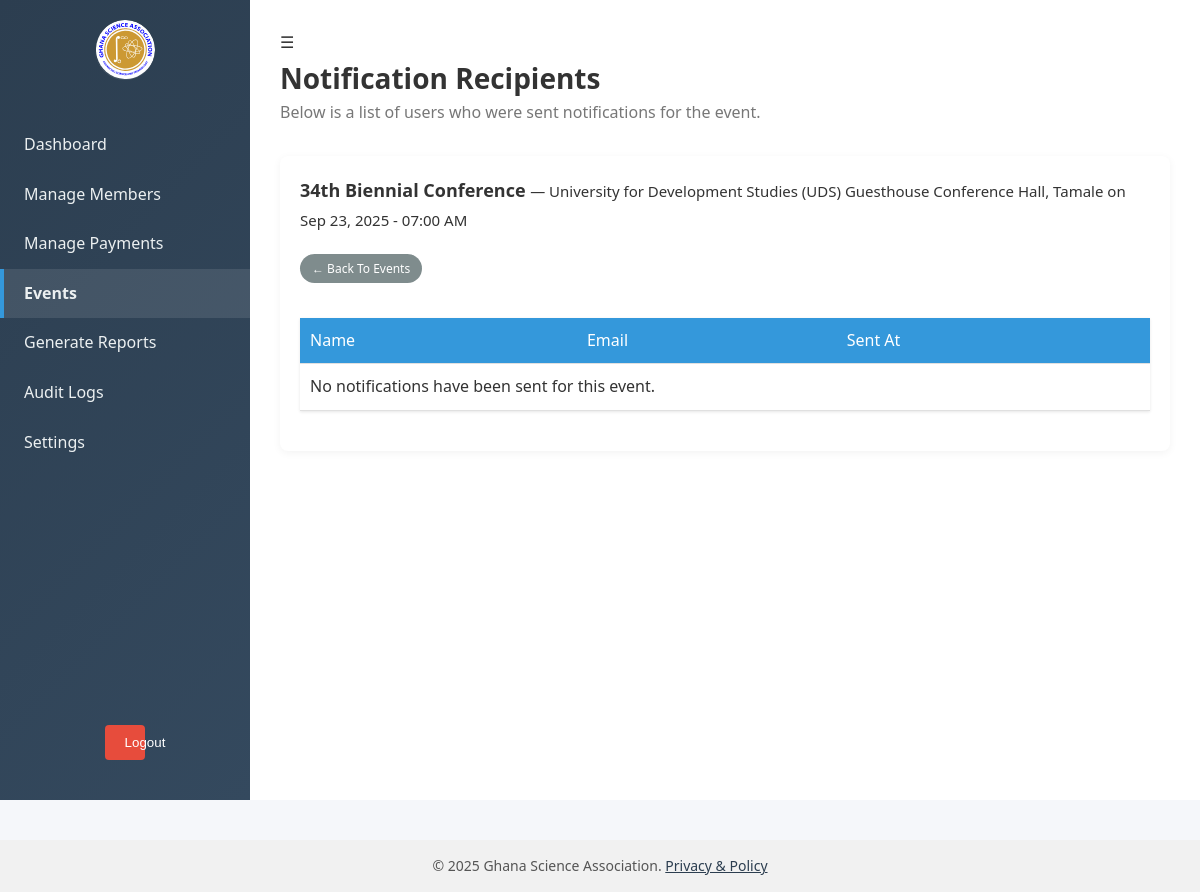
The page /dashboards/view_event_notifications.php?id=2 (signed in) on the database its author committed.
### tables this page shows
CREATE TABLE `events` (
  `id` int(11) NOT NULL,
  `name` varchar(100) DEFAULT NULL,
  `event_date` datetime DEFAULT NULL,
  `location` varchar(150) DEFAULT NULL,
  `description` text DEFAULT NULL,
  `image_path` varchar(255) DEFAULT NULL
);

### dashboards/view_event_notifications.php (the view, shortened to what this page needs)
<?php
require_once '../includes/db_connect.php';
$event_id = intval($_GET['id'] ?? 0);
$event_stmt = $conn->prepare("SELECT name, event_date, location FROM events WHERE id = ?");
$event_stmt->bind_param("i", $event_id);
$event_stmt->execute();
$event = $event_stmt->get_result()->fetch_assoc();
$recipient_stmt = $conn->prepare("
    SELECT u.first_name, u.last_name, u.email, ens.sent_at
    FROM event_notifications_sent ens
    JOIN users u ON ens.user_id = u.id
    WHERE ens.event_id = ?
    ORDER BY ens.sent_at DESC
");
$recipient_stmt->bind_param("i", $event_id);
$recipient_stmt->execute();
$recipients = $recipient_stmt->get_result();
include '../includes/header.php';
?>
<div class="dashboard">
    <aside class="sidebar">
        <div class="logo"></div>
        <nav>
            <a href="admin_dashboard.php">Dashboard</a>
            <a href="manage_members.php">Manage Members</a>
            <a href="manage_payments.php">Manage Payments</a>
            <a href="manage_events.php" class="active">Events</a>
            <a href="generate_reports.php">Generate Reports</a>
            <a href="view_logs.php">Audit Logs</a>
            <a href="settings.php">Settings</a>
        </nav>
        <form action="../logout.php" method="post">
            <button type="submit" class="logout">Logout</button>
        </form>
    </aside>
    <main class="main">
        <header>
            <div class="hamburger" onclick="document.querySelector('.sidebar').classList.toggle('active')">☰</div>
            <h1>Notification Recipients</h1>
            <p>Below is a list of users who were sent notifications for the event.</p>
        </header>
        <div class="table-card">
            <h3><?= htmlspecialchars($event['name']) ?> <small style="font-weight: normal;">— <?= htmlspecialchars($event['location']) ?> on <?= date('M d, Y - h:i A', strtotime($event['event_date'])) ?></small></h3>
            <a href="manage_events.php" class="badge neutral" style="margin-bottom: 15px;">← Back to Events</a>
            <table>
                <thead>
                    <tr>
                        <th>Name</th>
                        <th>Email</th>
                        <th>Sent At</th>
                    </tr>
                </thead>
                <tbody>
                    <?php if ($recipients->num_rows > 0): ?>
                        <?php while ($row = $recipients->fetch_assoc()): ?>
                            <tr>
                                <td><?= htmlspecialchars($row['first_name'] . ' ' . $row['last_name']) ?></td>
                                <td><?= htmlspecialchars($row['email']) ?></td>
                                <td><?= date('M d, Y h:i A', strtotime($row['sent_at'])) ?></td>
                            </tr>
                        <?php endwhile; ?>
                    <?php else: ?>
                        <tr><td colspan="3">No notifications have been sent for this event.</td></tr>
                    <?php endif; ?>
                </tbody>
            </table>
        </div>
    </main>
</div>
<?php include '../includes/footer.php'; ?>

### assets/styles.css (style rules this page uses)
* { margin: 0; padding: 0; box-sizing: border-box; }
body { font-family: 'Segoe UI', Tahoma, Geneva, Verdana, sans-serif; background: #f4f6f9; color: #333; line-height: 1.6; background-color: #f5f7fa; }
:root { --primary-color: #3498db; --secondary-color: #2c3e50; --accent-color: #e74c3c; --light-gray: #f5f5f5; --light-color: #ecf0f1; --medium-gray: #e0e0e0; --dark-gray: #333; --dark-color: #34495e; --danger-color: #e74c3c; --white: #ffffff; --success-color: #2ecc71; --warning-color: #f39c12; --danger-color: #e74c3c; --info-color: #3498db; --sidebar-bg: #2f3640; --sidebar-hover: #414b57; --card-shadow: 0 2px 8px rgba(0,0,0,0.05); --transition: all 0.3s ease; --success-color: #2ecc71; }
.dashboard { display: flex; min-height: 100vh; }
.sidebar { width: 250px; background: linear-gradient(135deg, #2c3e50, #34495e); color: white; display: flex; flex-direction: column; align-items: center; padding: 20px 0; position: fixed; left: 0; top: 0; bottom: 0; height: 100vh; z-index: 1000; }
.sidebar .logo { width: 60px; height: 60px; background: url('gsa_logo.svg') no-repeat center; background-size: contain; border-radius: 50%; margin-bottom: 40px; }
.sidebar nav { display: flex; flex-direction: column; width: 100%; flex-grow: 1; }
.sidebar nav a { display: block; padding: 12px 20px; color: #ecf0f1; text-decoration: none; transition: var(--transition); border-left: 4px solid transparent; }
.sidebar nav a.active { background-color: rgba(255, 255, 255, 0.1); border-left: 4px solid var(--primary-color); font-weight: bold; }
.main { flex: 1; padding: 30px; margin-left: 250px; background-color: var(--white); transition: var(--transition); }
header h1 { margin: 0; color: var(--dark-gray); font-size: 28px; }
header p { color: #777; margin-bottom: 30px; }
.logo { height: 80px; display: flex; align-items: center; justify-content: center; border-bottom: 1px solid rgba(255, 255, 255, 0.1); }
.table-card { flex: 1; background: white; border-radius: 8px; padding: 20px; box-shadow: var(--card-shadow); margin-bottom: 30px; }
.table-card h3 { margin-bottom: 20px; color: var(--dark-gray); font-size: 18px; }
table { width: 100%; border-collapse: collapse; margin: 20px 0; box-shadow: 0 1px 3px rgba(0,0,0,0.1); }
.table-card table { width: 100%; border-collapse: collapse; }
.table-card table th, .table-card table td { padding: 10px; text-align: left; }
th, td { padding: 12px 15px; text-align: left; border-bottom: 1px solid var(--medium-gray); }
th { background-color: var(--primary-color); color: white; font-weight: 500; }
.badge { display: inline-block; padding: 5px 12px; border-radius: 20px; font-size: 12px; font-weight: 500; color: white; text-decoration: none; transition: var(--transition); text-transform: capitalize; }
.badge.inactive, .badge.viewer, .badge.neutral { background-color: #7f8c8d; }
.logout { background: var(--danger-color); color: white; border: none; padding: 10px 20px; border-radius: 4px; cursor: pointer; margin: 20px auto; display: block; width: calc(100% - 40px); }
button { background:#2f3640; color:white; padding:10px 20px; border:none; border-radius:4px; cursor:pointer; }
a { text-decoration: none; }

### rows shown on the page
events: name "34th Biennial Conference", location "University for Development Studies (UDS) Guesthouse Conference Hall, Tamale", event_date "Sep 23, 2025 - 07:00 AM"
